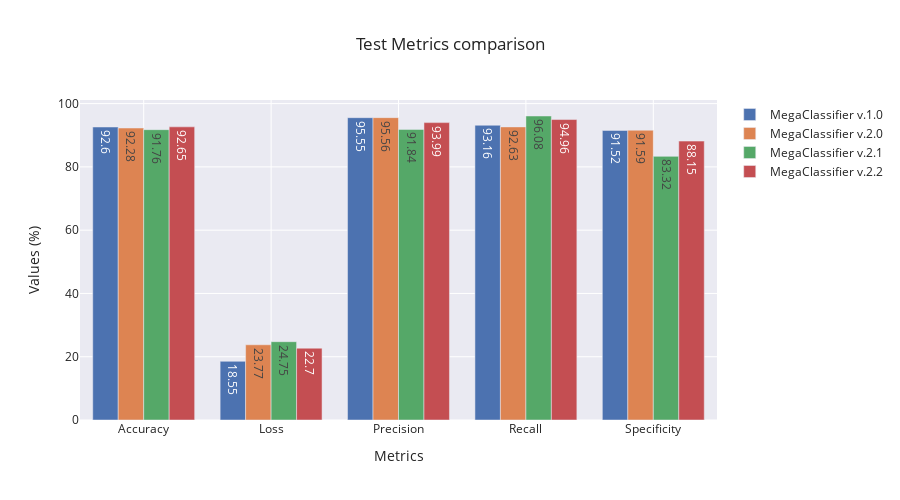

Notebook cell for this chart:
### Code cell
plot_test_metrics(models)

### Figure 1 — Plotly figure (JSON) as saved in the notebook; plotly's stock layout.template omitted (floating-point values rounded to 4 significant figures)
{"data": [{"name": "MegaClassifier v.1.0", "text": ["92.6", "18.55", "95.55", "93.16", "91.52"], "textposition": "auto", "type": "bar", "x": ["Accuracy", "Loss", "Precision", "Recall", "Specificity"], "y": [92.6, 18.55, 95.55, 93.16, 91.52]}, {"name": "MegaClassifier v.2.0", "text": ["92.28", "23.77", "95.56", "92.63", "91.59"], "textposition": "auto", "type": "bar", "x": ["Accuracy", "Loss", "Precision", "Recall", "Specificity"], "y": [92.28, 23.77, 95.56, 92.63, 91.59]}, {"name": "MegaClassifier v.2.1", "text": ["91.76", "24.75", "91.84", "96.08", "83.32"], "textposition": "auto", "type": "bar", "x": ["Accuracy", "Loss", "Precision", "Recall", "Specificity"], "y": [91.76, 24.75, 91.84, 96.08, 83.32]}, {"name": "MegaClassifier v.2.2", "text": ["92.65", "22.7", "93.99", "94.96", "88.15"], "textposition": "auto", "type": "bar", "x": ["Accuracy", "Loss", "Precision", "Recall", "Specificity"], "y": [92.65, 22.7, 93.99, 94.96, 88.15]}], "layout": {"height": 500, "title": {"text": "Test Metrics comparison"}, "width": 900, "xaxis": {"dtick": 0.1, "tick0": 0, "tickmode": "linear", "title": {"text": "Metrics"}}, "yaxis": {"title": {"text": "Values (%)"}}}}
